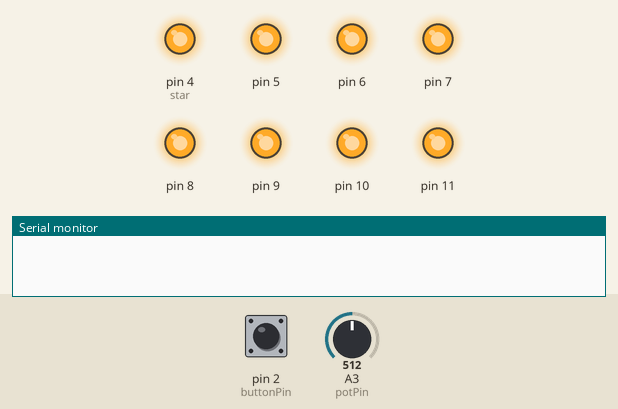
Bench run of a sketch on a simulated Arduino Uno, built with avr-gcc and run on an emulated ATmega328P. Shown: output pins drawn as LEDs (lit = HIGH), the last lines printed to the serial monitor. Dashed ring = blinking. The test bench sets the inputs (shaded band); at power-on: A3 (potPin) = 512, pin 2 (buttonPin) LOW.

Above: at 0.1 s.
1.3 s: A3 (potPin) set to 424
At 1.8 s:
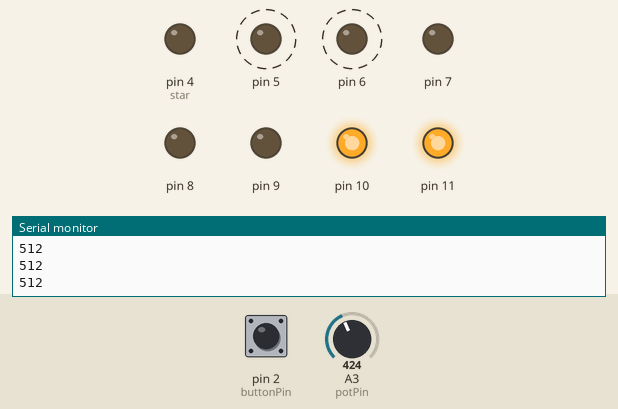
4.6 s: A3 (potPin) set to 397
At 6.4 s:
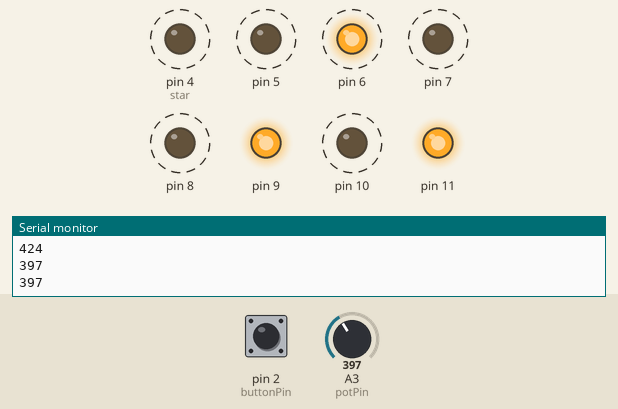
7.9 s: A3 (potPin) set to 306
11.2 s: A3 (potPin) set to 511
At 12.4 s:
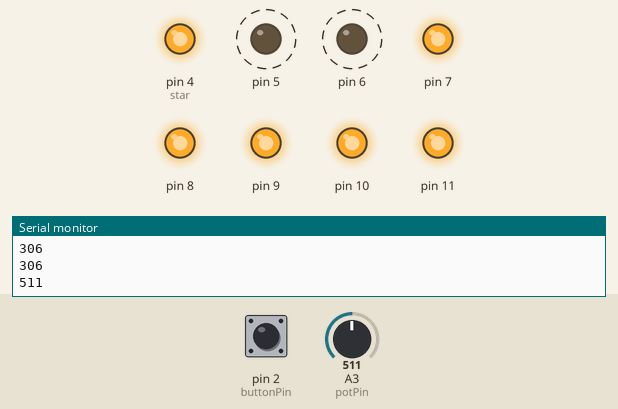
Timing chart, 0 to 15.5 s (numbered marks = the images above; inputs shaded):
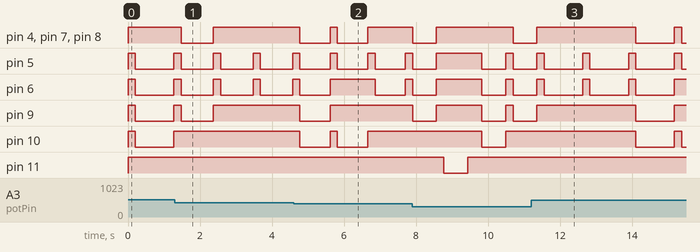

The sketch:

Arduino.ino
```cpp
int number[11][8]={{0,0,0,0,0,0,1,1},   // 0
                   {1,0,0,1,1,1,1,1},   // 1
                   {0,0,1,0,0,1,0,1},   // 2
                   {0,0,0,0,1,1,0,1},   // 3
                   {1,0,0,1,1,0,0,1},   // 4
                   {0,1,0,0,1,0,0,1},   // 5
                   {0,1,0,0,0,0,0,1},   // 6
                   {0,0,0,1,1,1,1,1},   // 7
                   {0,0,0,0,0,0,0,1},   // 8
                   {0,0,0,1,1,0,0,1},   // 9
                   {1,1,1,1,1,1,1,0}};  // cp
                 // a.b.c.d.e.f.g.cp     共陽極共同端接 +，輸出接地（亮）。
int potPin=3,t,buttonPin = 2;      // 宣告可變電阻所用的類比輸入腳位port3、buttonPin為開關腳位、t 為延遲時間。
void setup() {                     // 程式一開始的設置，只運行一次，可用來做初始值設定。
 for(int i=4;i<=11;i++)            // 從port4開始，直到第port11，一共8個port並設置成 OUTPUT。
   pinMode(i,OUTPUT);
 pinMode(buttonPin, INPUT);        // 按鍵的狀態並設置成 INPUT。
 Serial.begin(9600);                // 裝置發到另一裝置的位元率。
}
void loop() {                      // 無限循環的迴圈，void 為表示該功能預計將沒有訊息返回到它被調用的函數。
 show2();                          // 一開始先關閉燈號，把不該亮的都關掉。
 int id[9]={4,0,1,1,8,2,1,0,10};   // 顯示學號及小數點共有9個燈號。
 for(int i=0;i<=8;i++)             // 依序顯示燈號共9個。
 {
  show(id[i]);                     // 依序顯示燈號，每顯示一號碼便延遲一段時間之後關燈。
  show2();                         // 關閉燈號。
 }
}
void show(int n)  // 顯示燈號，n為對應的號碼陣列縱向。
{
 int star=4,sensorValue = analogRead(potPin);       // star為port開始的順序此從開始、star為port開始的順序此從開始、讀取可變電阻讀值並且放到 sensorValue 變數裏。
 for(int i=0;i<=7;i++,star++)                       // i為二陣列橫向的順序同時也是顯示的個數。
 {
  digitalWrite(star,number[n][i]);                  // 將對應的號碼依照七段顯示器腳位的亮或滅做顯示。
 }
 delay(t);                                          // 讓可變電阻也能控制亮的時間，延遲時間 t有可能為 0，所以必須要有最低底線才有延遲效果出現。
 while(digitalRead(buttonPin)==1);                  // 按下按鍵時要停止7段顯示器的動作。
 t=analogRead(potPin)*2+50;                         // 讀取類比port3的可變電阻讀值並且放到 t 變數裡。
 Serial.println(sensorValue);                        // 讀取可變電阻 sensorValuet，監控。
}
void show2()  // 關閉燈。
{
 int sensorValue = analogRead(potPin);              // 讀取可變電阻讀值並且放到 sensorValue 變數裏。
 for(int i=4;i<=11;i++)                             // 7段顯示器共8個LED燈腳位，從port 4開始。
 {
   digitalWrite(i,HIGH);                             // 共陽極共同端接正，不同的接正極接地便無電位差此時為滅。
 }
 delay(200);                                        // 讓可變電阻也能控制亮的時間，延遲時間 t有可能為 200ms，所以必須要有最低底線才有延遲效果出現。
 while(digitalRead(buttonPin)==1);                  // 按下按鍵時要停止7段顯示器的動作。
 t=analogRead(potPin)*2+50;                         // 讀取類比port3的可變電阻讀值並且放到 t 變數裡。
 Serial.println(sensorValue);                        // 讀取可變電阻 sensorValuet，監控。
 }
 /*
 接線：7段顯示器，接腳從a~cp，到版子上的順序為4~11，共同端接正。
       可變電阻，最左和最右接+5v和GND，中間接腳接類比第3接腳。
       開關，左上腳接+5V，右下腳並聯接上數位第2接腳和一電阻，電阻尾端接地GND。

 */
```

Measured:
- the behaviour switches between 408 and 407 on A3 (potPin) (found by bisection; images 1 and 2)
- after the input at 11.2 s, pin 5: alternates HIGH for 0.20 s and LOW for 1.1 s, starting after 1.4 s
- by itself, pin 6: alternates HIGH for 0.20 s and LOW for 1.1 s
